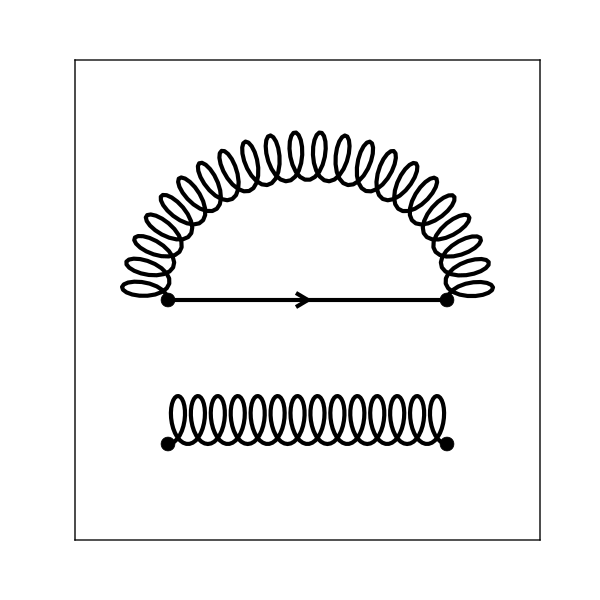

Python code for this plot:
"""
Create two lines. One straight and one elliptic.
"""

import unittest
import os
import time
import matplotlib.pyplot as plt
from ..core import Diagram

from . import TestDiagram

basename = os.path.splitext(os.path.basename(__file__))[0]

class TestLines(TestDiagram):

    def test_loopy(self):

        fig = plt.figure(figsize=(6,6))
        ax = fig.add_subplot(111)
        
        ax.set_xlim(0,1)
        ax.set_ylim(0,1)
        ax.set_xticks([])
        ax.set_yticks([])
        
        dia = Diagram(ax)
        
        v1 = dia.verticle(xy=(.2,.5))
        v2 = dia.verticle(xy=(0.8,.5))
        l1 = dia.line(v1, v2, arrow=True)
        l2 = dia.line(v1, v2, pathtype='elliptic', linetype='loopy',
                      nloops=22)


        v3 = dia.verticle(xy=(.2,.2))
        v4 = dia.verticle(xy=(0.8,.2))
        l3 = dia.line(v3, v4, pathtype='linear', linetype='loopy')

        
        dia.plot()

        self.show_pdf(basename)
